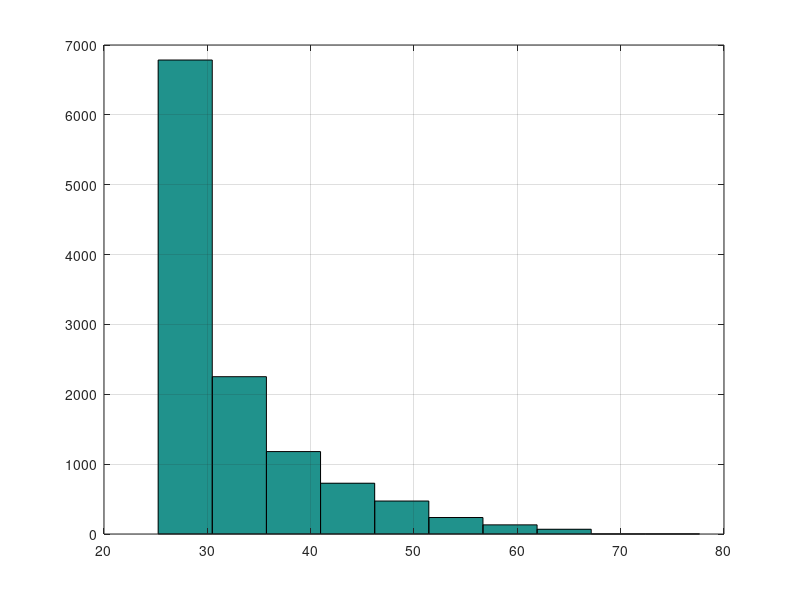

This figure's MATLAB source:
clear; clc; close all;
data=csvread('Ivreg.txt');

pass=data;
k1=find(pass>100);
pass(k1)=[];
k2=find(pass<25);
pass(k2)=[];
hist(pass);
grid on;